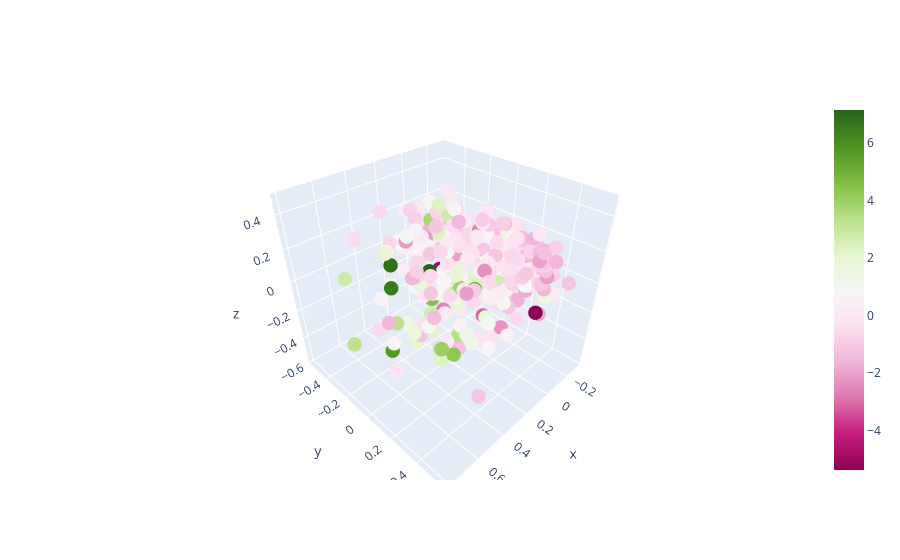

The notebook cell saved with this chart:
### Code cell
plot_3D(result, embedding_values,'MSFT','return')

### Figure 1 — Plotly figure (JSON) as saved in the notebook; plotly's stock layout.template omitted (floating-point values rounded to 4 significant figures; data arrays with more than 128 entries replaced by an {"elided": "..."} marker saying what was removed)
{"data": [{"customdata": {"elided": "445x2 mixed values"}, "hovertemplate": "\"Ticker: %{customdata[0]}\"<br>\"return: %{customdata[1]}\"", "legendgroup": "", "marker": {"color": {"elided": "445 float values"}, "coloraxis": "coloraxis", "size": 5, "symbol": "circle"}, "mode": "markers", "name": "", "scene": "scene", "showlegend": false, "type": "scatter3d", "x": {"elided": "445 float values"}, "y": {"elided": "445 float values"}, "z": {"elided": "445 float values"}}, {"customdata": [["MSFT", -0.8401]], "hovertemplate": "\"Ticker: %{customdata[0]}\"<br>\"return: %{customdata[1]}\"", "legendgroup": "", "marker": {"color": "red", "size": [7], "sizemode": "area", "sizeref": 0.0175, "symbol": "diamond"}, "mode": "markers", "name": "", "scene": "scene", "showlegend": false, "type": "scatter3d", "x": [-0.2596], "y": [0.1386], "z": [-0.1266]}], "layout": {}}
